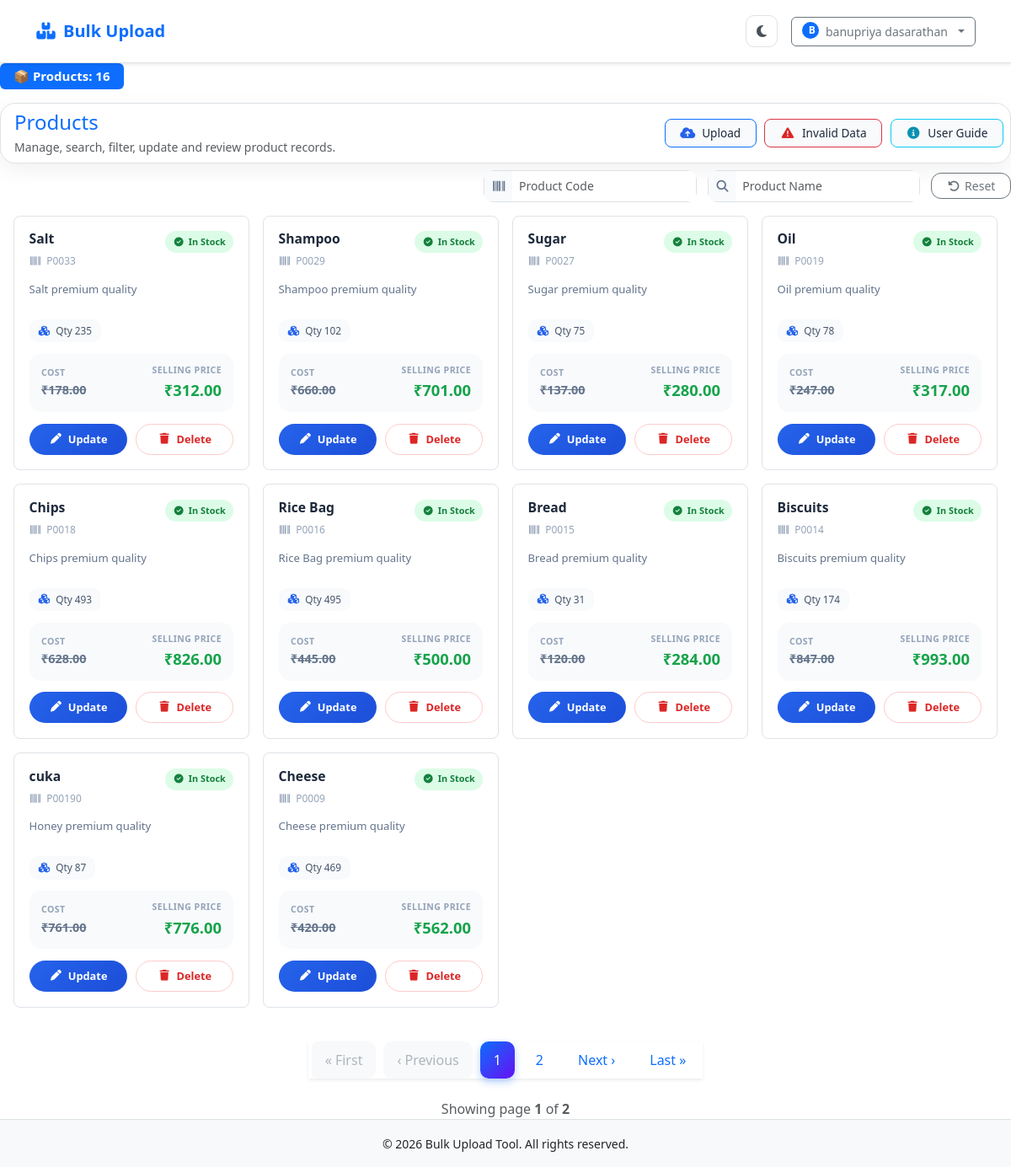
The page /dashboard/ (signed in) on the database its author committed.
### core/models.py (models this page shows)
class Product_info(models.Model):
    user=models.ForeignKey(User,on_delete=models.CASCADE)
    product_code=models.CharField(max_length=100, unique=True)
    product_name=models.CharField(max_length=100,unique=True)
    description=models.TextField()
    item_category=models.CharField(max_length=500)
    cost_price=models.DecimalField(max_digits=500, decimal_places=2)
    selling_price=models.DecimalField(max_digits=500, decimal_places=2)
    quantity=models.IntegerField(null=False,default=1)
    expire_date=models.DateField(null=True)
    created_at = models.DateTimeField(auto_now_add=True)
    updated_at = models.DateTimeField(auto_now=True)
    history = HistoricalRecords()

### core/views.py (the view, shortened to what this page needs)
# urls.py: path('dashboard/', dashboard, name='tool_dashboard'),
@login_required
def dashboard(request):
    products = Product_info.objects.filter(user=request.user).order_by('-id')
    product_code = request.GET.get('product_code', '').strip()
    product_name = request.GET.get('product_name', '').strip()
    cost_price = request.GET.get('cost_price', '').strip()
    if product_code:
        products = products.filter(product_code__icontains=product_code)
    if product_name:
        first_letter = product_name[0]
        products = products.filter(
            Q(product_name__icontains=product_name) | Q(product_name__istartswith=first_letter)
        )
    paginator = Paginator(products, 10)
    page_number = request.GET.get('page')
    page_obj = paginator.get_page(page_number)
    form = UploadFileForm()
    upload_summary = UploadSummary.objects.filter(user=request.user).first()
    invalid_rows = InvalidUploadRow.objects.filter(user=request.user)
    summary = {
        "success_count": upload_summary.success_count if upload_summary else 0,
        "failed_count": upload_summary.failed_count if upload_summary else 0,
        "invalid_rows": invalid_rows,
    }
    return render(request, 'dashboard.html', {
        'page_obj': page_obj,
        'form': form,
        'summary': summary,
    })

### core/forms.py (shortened to what this page needs)
class UploadFileForm(forms.Form):
    file = forms.FileField(
        label='Select CSV or Excel file',
        widget=forms.ClearableFileInput(attrs={
            'class': 'form-control',
            'accept': '.csv,.xlsx',
            'id': 'id_file',
        }),
        help_text='Only .csv and .xlsx files are allowed.',
    )

### templates/dashboard.html (shortened to what this page needs)
{% extends 'base.html' %}
{% load static %}
{% block content %}
<link rel="stylesheet" href="{% static 'css/dash.css' %}">
<link rel="stylesheet" href="https://cdnjs.cloudflare.com/ajax/libs/font-awesome/6.5.0/css/all.min.css">
<div class="toast-container position-fixed top-0 end-0 p-3" style="z-index: 1080;">
</div>
   <h5 class="mb-3">
    <span class="badge bg-primary px-3 py-2">
        📦 Products: {{ page_obj.paginator.count }}
    </span>
</h5>
    <div class="products-toolbar mb-2 p-2 border">
        <div class="toolbar-left ms-2">
            <h4 class="section-title mb-1 text-primary ">Products</h4>
            <p class="text-muted mb-0 small">Manage, search, filter, update and review product records.</p>
        </div>
        <div class="toolbar-menu">
            <button type="button" class="toolbar-menu-item toolbar-menu-item-upload border border-primary" data-bs-toggle="modal" data-bs-target="#uploadModal">
                <i class="fa-solid fa-cloud-arrow-up"></i>
                <span>Upload</span>
            </button>
            <a href="{% url 'upload_data_error' %}" class="toolbar-menu-item toolbar-menu-item-danger border border-danger">
                <i class="fa-solid fa-triangle-exclamation"></i>
                <span>Invalid Data</span>
            </a>
            <button type="button" class="toolbar-menu-item toolbar-menu-item-info border border-info" data-bs-toggle="modal" data-bs-target="#userGuideModal">
                <i class="fa-solid fa-circle-info"></i>
                <span>User Guide</span>
            </button>
        </div>
    </div>
     <form method="get" id="filterForm" class="products-filter-form" action="{% url 'tool_dashboard' %}">
            <div class="filter-group">
                <div class="input-group input-group-sm filter-control">
                    <span class="input-group-text"><i class="fa-solid fa-barcode"></i></span>
                    <input type="text" name="product_code" class="form-control" placeholder="Product Code"
                           value="{{ request.GET.product_code }}">
                </div>
            </div>
            <div class="filter-group">
                <div class="input-group input-group-sm filter-control">
                    <span class="input-group-text"><i class="fa-solid fa-magnifying-glass"></i></span>
                    <input type="text" name="product_name" class="form-control" placeholder="Product Name"
                           value="{{ request.GET.product_name }}">
                </div>
            </div>
            <div class="filter-actions">
                <a href="{% url 'tool_dashboard' %}" class="btn btn-outline-secondary btn-sm action-btn">
                    <i class="fa-solid fa-rotate-left me-1"></i>Reset
                </a>
            </div>
        </form>
    <div class="row g-3 mb-3 p-3">
        {% if page_obj %}
            {% for i in page_obj %}
            <div class="col-xl-3 col-lg-4 col-md-6">
                <div class="product-card">
                    <div class="product-card-top">
                        <div class="product-card-heading">
                            <h5 class="product-card-title" title="{{ i.product_name }}">{{ i.product_name }}</h5>
                            <span class="product-card-code"><i class="fa-solid fa-barcode"></i>{{ i.product_code }}</span>
                        </div>
                        {% if i.quantity %}
                            <span class="stock-badge stock-in"><i class="fa-solid fa-circle-check"></i>In Stock</span>
                        {% else %}
                            <span class="stock-badge stock-out"><i class="fa-solid fa-circle-xmark"></i>Out</span>
                        {% endif %}
                    </div>
                    <p class="product-card-desc">{{ i.description|default:"No description available." }}</p>
                    <div class="product-card-meta">
                        <span class="meta-chip"><i class="fa-solid fa-cubes"></i>Qty {{ i.quantity }}</span>
                    </div>
                    <div class="product-card-price">
                        <div>
                            <span class="price-label">Cost</span>
                            <span class="price-cost">₹{{ i.cost_price }}</span>
                        </div>
                        <div class="text-end">
                            <span class="price-label">Selling Price</span>
                            <span class="price-sell">₹{{ i.selling_price }}</span>
                        </div>
                    </div>
                    <div class="product-card-actions">
                        <button class="btn-pill btn-pill-primary"
                                data-bs-toggle="modal"
                                data-bs-target="#updateModal{{ i.id }}">
                            <i class="fa-solid fa-pen"></i>Update
                        </button>
                        <a href="{% url 'product_delete' i.id %}"
                           class="btn-pill btn-pill-danger js-delete-product"
                           data-product-name="{{ i.product_name }}">
                            <i class="fa-solid fa-trash"></i>Delete
                        </a>
                    </div>
                </div>
            </div>
            {% endfor %}
        {% else %}
            <div class="col-12">
                <div class="alert alert-info text-center">No Products Available</div>
            </div>
        {% endif %}
    </div>
    <nav class="d-flex justify-content-center mt-4">
        <ul class="pagination shadow-sm">
            {% if page_obj.has_previous %}
                <li class="page-item">
                    <a class="page-link" href="?page=1{% if request.GET.product_code %}&product_code={{ request.GET.product_code }}{% endif %}{% if request.GET.product_name %}&product_name={{ request.GET.product_name }}{% endif %}{% if request.GET.cost_price %}&cost_price={{ request.GET.cost_price }}{% endif %}">&laquo; First</a>
                </li>
                <li class="page-item">
                    <a class="page-link" href="?page={{ page_obj.previous_page_number }}{% if request.GET.product_code %}&product_code={{ request.GET.product_code }}{% endif %}{% if request.GET.product_name %}&product_name={{ request.GET.product_name }}{% endif %}{% if request.GET.cost_price %}&cost_price={{ request.GET.cost_price }}{% endif %}">&lsaquo; Previous</a>
                </li>
            {% else %}
                <li class="page-item disabled"><span class="page-link">&laquo; First</span></li>
                <li class="page-item disabled"><span class="page-link">&lsaquo; Previous</span></li>
            {% endif %}
            {% for num in page_obj.paginator.page_range %}
                {% if page_obj.number == num %}
                    <li class="page-item active"><span class="page-link">{{ num }}</span></li>
                {% elif num >= page_obj.number|add:"-2" and num <= page_obj.number|add:"2" %}
                    <li class="page-item">
                        <a class="page-link" href="?page={{ num }}">{{ num }}</a>
                    </li>
                {% endif %}
            {% endfor %}
            {% if page_obj.has_next %}
                <li class="page-item">
                    <a class="page-link" href="?page={{ page_obj.next_page_number }}">Next &rsaquo;</a>
                </li>
                <li class="page-item">
                    <a class="page-link" href="?page={{ page_obj.paginator.num_pages }}">Last &raquo;</a>
                </li>
            {% else %}
                <li class="page-item disabled"><span class="page-link">Next &rsaquo;</span></li>
                <li class="page-item disabled"><span class="page-link">Last &raquo;</span></li>
            {% endif %}
        </ul>
    </nav>
    {% if page_obj %}
    <div class="text-center mt-2 text-muted">
        Showing page <strong>{{ page_obj.number }}</strong> of <strong>{{ page_obj.paginator.num_pages }}</strong>
    </div>
    {% endif %}
{% endblock %}

### templates/base.html (shortened to what this page needs)
{% load static %}
<!DOCTYPE html>
<html lang="en">
<head>
    <link rel="stylesheet" href="{% static 'css/main.css' %}">
    <link rel="stylesheet" href="{% static 'css/signup.css' %}">
    <link rel="stylesheet" href="https://cdnjs.cloudflare.com/ajax/libs/font-awesome/7.0.1/css/all.min.css">
    <link rel="stylesheet" href="https://cdn.jsdelivr.net/npm/bootstrap@5.3.8/dist/css/bootstrap.min.css">
</head>
<body>
    {% include 'navbar.html'%}
    {% block content %}
    {% endblock %}
    <footer class="bg-body-tertiary text-body py-3 border-top">
    <div class="container text-center">
        <small>
            &copy; {% now "Y" %} Bulk Upload Tool. All rights reserved.
        </small>
    </div>
</footer>
</body>
</html>

### templates/navbar.html (shortened to what this page needs)
{% load static %}
<link rel="stylesheet" href="https://cdnjs.cloudflare.com/ajax/libs/font-awesome/6.5.0/css/all.min.css">
<nav class="navbar navbar-expand-lg bg-body border-bottom shadow-sm">
    <div class="container">
        <a class="navbar-brand d-flex align-items-center gap-2 fw-bold text-primary" href="{% url 'tool_dashboard' %}">
            <i class="fa-solid fa-boxes-stacked" aria-hidden="true"></i>
            <span>Bulk Upload</span>
        </a>
        <div class="collapse navbar-collapse" id="navbarNav">
            <div class="d-flex align-items-center gap-3 ms-lg-auto">
                <button type="button" class="theme-toggle-btn" id="themeToggle" aria-label="Toggle theme">
                    <i class="fa-solid fa-moon" aria-hidden="true"></i>
                </button>
                {% if user.is_authenticated %}
                <div class="dropdown">
                    <button class="btn btn-outline-secondary d-flex align-items-center gap-2 dropdown-toggle"
                            type="button" data-bs-toggle="dropdown" aria-expanded="false">
                        <span class="badge rounded-circle bg-primary" style="width: 20px; height: 20px;">
                            {{ user.first_name|default:user.username|slice:":1"|upper }}
                        </span>
                        <span class="d-inline small fw-medium user-fullname">
                            {{ user.get_full_name|default:user.username }}
                        </span>
                    </button>
                </div>
                {% elif request.resolver_match.url_name == 'tool_signup_info' %}
                <a class="btn btn-primary btn-sm" href="{% url 'tool_login_info' %}">
                    <i class="fa-solid fa-right-to-bracket me-2"></i>Login
                </a>
                {% elif request.resolver_match.url_name == 'tool_login_info' %}
                {% if registration_enabled %}
                <a class="btn btn-primary btn-sm" href="{% url 'tool_signup_info' %}">
                    <i class="fa-solid fa-user-plus me-2"></i>Signup
                </a>
                {% endif %}
                {% else %}
                {% if registration_enabled %}
                <a class="btn btn-primary btn-sm" href="{% url 'tool_signup_info' %}">
                    <i class="fa-solid fa-right-to-bracket me-2"></i>Signup
                </a>
                {% endif %}
                {% endif %}
            </div>
        </div>
    </div>
</nav>

### static/css/main.css (style rules this page uses)
* { padding: 0%; margin: 0%; box-sizing: border-box; }
.navbar { height:75px; }
.pagination .page-link { color: #0d6efd; border-radius: 10px; margin: 0 4px; border: none; padding: 10px 16px; transition: all 0.3s ease; }
.pagination .page-item.active .page-link { background: linear-gradient(135deg, #0d6efd, #6610f2); border: none; color: #fff; box-shadow: 0 4px 10px rgba(13,110,253,.3); }
.pagination .page-item.disabled .page-link { color: #adb5bd; background: #f8f9fa; }
.pagination { gap: 6px; }

### templates/navbar.html (style rules this page uses)
.theme-toggle-btn { width: 38px; height: 38px; border-radius: 10px; border: 1px solid var(--bs-border-color, #dee2e6); background: transparent; display: inline-flex; align-items: center; justify-content: center; color: #495057; transition: background .15s ease, color .15s ease, border-color .15s ease; }
.user-fullname { max-width: 140px; overflow: hidden; text-overflow: ellipsis; white-space: nowrap; }
@media (min-width: 768px) { .user-fullname { max-width: 220px; } }

### rows shown on the page
Product_info: product_name "Salt", product_code "P0033", shows "In Stock", description "Salt premium quality", quantity "235", cost_price "178.00", selling_price "312.00"
Product_info: product_name "Shampoo", product_code "P0029", shows "In Stock", description "Shampoo premium quality", quantity "102", cost_price "660.00", selling_price "701.00"
Product_info: product_name "Sugar", product_code "P0027", shows "In Stock", description "Sugar premium quality", quantity "75", cost_price "137.00", selling_price "280.00"
Product_info: product_name "Oil", product_code "P0019", shows "In Stock", description "Oil premium quality", quantity "78", cost_price "247.00", selling_price "317.00"
Product_info: product_name "Chips", product_code "P0018", shows "In Stock", description "Chips premium quality", quantity "493", cost_price "628.00", selling_price "826.00"
Product_info: product_name "Rice Bag", product_code "P0016", shows "In Stock", description "Rice Bag premium quality", quantity "495", cost_price "445.00", selling_price "500.00"
Product_info: product_name "Bread", product_code "P0015", shows "In Stock", description "Bread premium quality", quantity "31", cost_price "120.00", selling_price "284.00"
Product_info: product_name "Biscuits", product_code "P0014", shows "In Stock", description "Biscuits premium quality", quantity "174", cost_price "847.00", selling_price "993.00"
Product_info: product_name "cuka", product_code "P00190", shows "In Stock", description "Honey premium quality", quantity "87", cost_price "761.00", selling_price "776.00"
Product_info: product_name "Cheese", product_code "P0009", shows "In Stock", description "Cheese premium quality", quantity "469", cost_price "420.00", selling_price "562.00"

### other values the page prints
{{ user.first_name|default:user.username|slice:":1"|upper }} "B"
{{ user.get_full_name|default:user.username }} "banupriya dasarathan"
{{ page_obj.paginator.count }} "16"
{{ num }} "1"
{{ num }} "2"
{{ page_obj.number }} "1"
{{ page_obj.paginator.num_pages }} "2"
